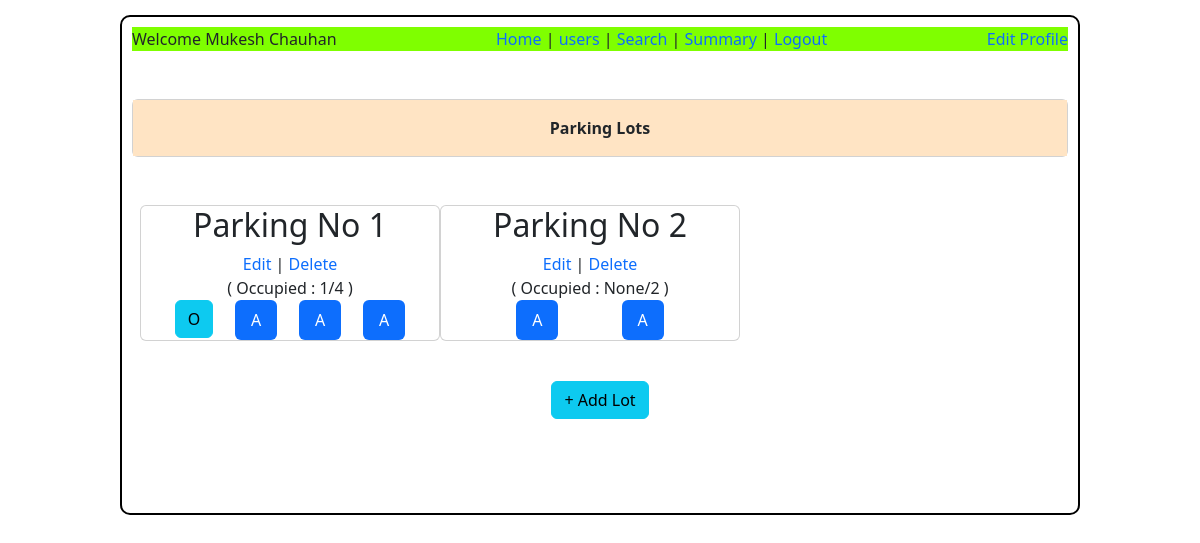
/admin, run on an earlier commit of the app's database.
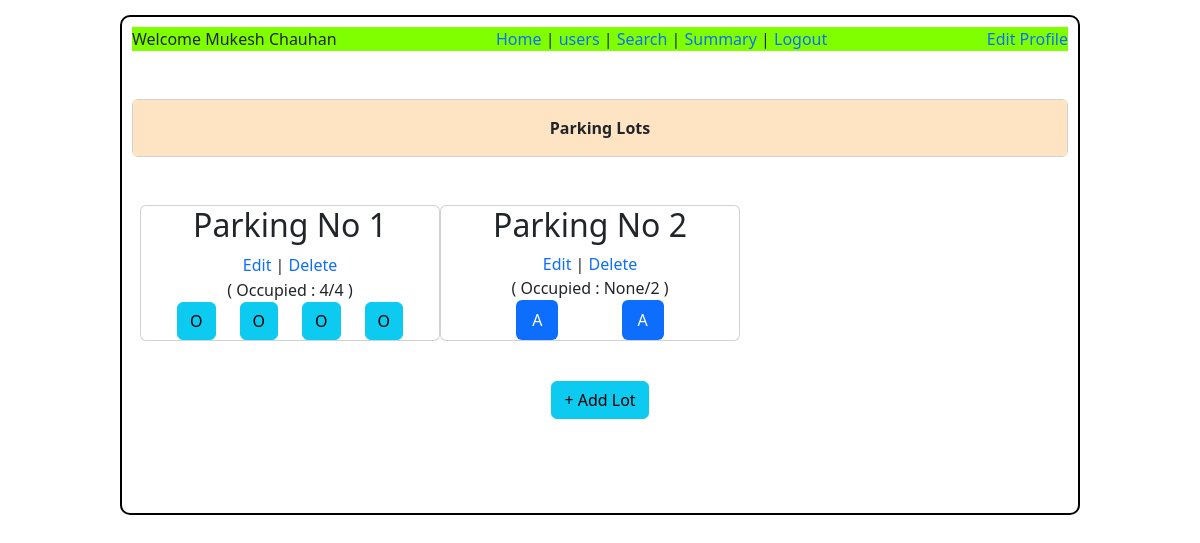
And on a later commit of the database.
### application/models.py (models this page shows)
class Parking_lot(db.Model):
    id = db.Column(db.Integer , primary_key = True)
    prime_location_name = db.Column(db.String())
    Price = db.Column(db.Integer)
    Address = db.Column(db.String())
    Pin_code = db.Column(db.Integer , nullable = False)
    maximum_number_of_spots = db.Column(db.Integer)
    spot = db.relationship('Parking_spot' ,cascade = 'all,delete ,delete-orphan', backref = 'parking_lot')
    occupied_spot = db.Column(db.Integer)

class Parking_spot(db.Model):
    id = db.Column(db.Integer, primary_key= True)
    lot_id = db.Column(db.Integer, db.ForeignKey('parking_lot.id') ,nullable = False )
    status = db.Column(db.String(), default = 'available')
    occupied_user = db.Column(db.Integer , db.ForeignKey('users.id'))
    vehicle_no = db.Column(db.String())
    parking_time = db.Column(db.DateTime())

### application/controllers.py (the view)
@app.route("/admin")
def admin():
    this_user = Users.query.filter_by(type = "admin").first()
    spots = Parking_spot.query.all()
    lots = Parking_lot.query.all()
    maxs = {}
    plt = Parking_lot.query.all()
    for lot in plt:
        maxs[lot.id] = lot.maximum_number_of_spots
    return render_template("admin_home.html" , this_user = this_user ,maxs = maxs, lots = lots ,spots = spots)

### templates/admin_home.html (shortened to what this page needs)
<!DOCTYPE html>
<html lang="en">
<head>
    <link href="https://cdn.jsdelivr.net/npm/bootstrap@5.3.7/dist/css/bootstrap.min.css" rel="stylesheet">
    <link rel="stylesheet" href="/static/style.css">
</head>
<body>
    <div id="bor">
        <div class="d-flex justify-content-between" style="background-color:chartreuse;">
            <div>  Welcome {{this_user.name}}</div>
            <div >
                <a class="link-offset-2 link-underline link-underline-opacity-0" href="/admin">Home</a> |
                <a class="link-offset-2 link-underline link-underline-opacity-0" href="/users">users</a> |
                <a class="link-offset-2 link-underline link-underline-opacity-0" href="/admin_search">Search</a> |
                <a class="link-offset-2 link-underline link-underline-opacity-0" href="/ad_summary">Summary</a> |
                <a class="link-offset-2 link-underline link-underline-opacity-0" href="/login">Logout</a>
            </div>
            <div><a class="link-offset-2 link-underline link-underline-opacity-0" href="/prof_edit/{{this_user.id}}">Edit Profile  </a></div>
        </div>
        <div class="card my-5">
            <div class="card-body" style="text-align: center; background-color: bisque;" >
                <b>Parking Lots</b>
            </div>
        </div>
        <div class="row overflow-x-auto mx-2 row-gap-2 column-gap-0" style="max-height: 200px grid-template-columns;">
            {% for this_lot in lots %}
            <div class="card d-flex justify-content-between" id="prk">
                <h2>Parking No {{this_lot.id}}</h2>
                <div>
                    <a class="link-offset-2 link-underline link-underline-opacity-0" href="/edit_lot/{{this_lot.id}}">Edit</a> |
                    <a class="link-offset-2 link-underline link-underline-opacity-0" href="/delete_lot/{{this_lot.id}}">Delete</a>
                </div>
                <div>( Occupied : {{this_lot.occupied_spot}}/{{this_lot.maximum_number_of_spots}} )</div>
                <ul class="nav nav-pills d-flex justify-content-evenly">
                    {% for spot in spots %}
                        {% if spot.lot_id == this_lot.id %}
                    <li class="nav-item">
                        {% if spot.status == "available" %}
                        <a class="nav-link active" aria-current="page" href="/view_spot/{{this_lot.id}}/{{spot.id}}">A</a>
                        {% else %}
                        <a class="btn btn-info" aria-current="page" href="/view_spot/{{this_lot.id}}/{{spot.id}}">O</a>
                        {% endif %}
                    </li>
                        {% endif %}
                    {% endfor %}
                </ul>
            </div>
            {% endfor %}
        </div>
        <div style="text-align: center;padding-top: 40px;" ><a class="btn btn-info" href="/add_lot/{{this_user.id}}" role="button">+ Add Lot</a></div>
    </div>
</body>
</html>

What changed in the data, as far as the page shows it:
changed Parking_lot id 1: occupied_spot "1" → "4"
changed Parking_spot (number 2 of 6 on the later page): status "A" → "O"
changed Parking_spot (number 3 of 6 on the later page): status "A" → "O"
changed Parking_spot (number 4 of 6 on the later page): status "A" → "O"
